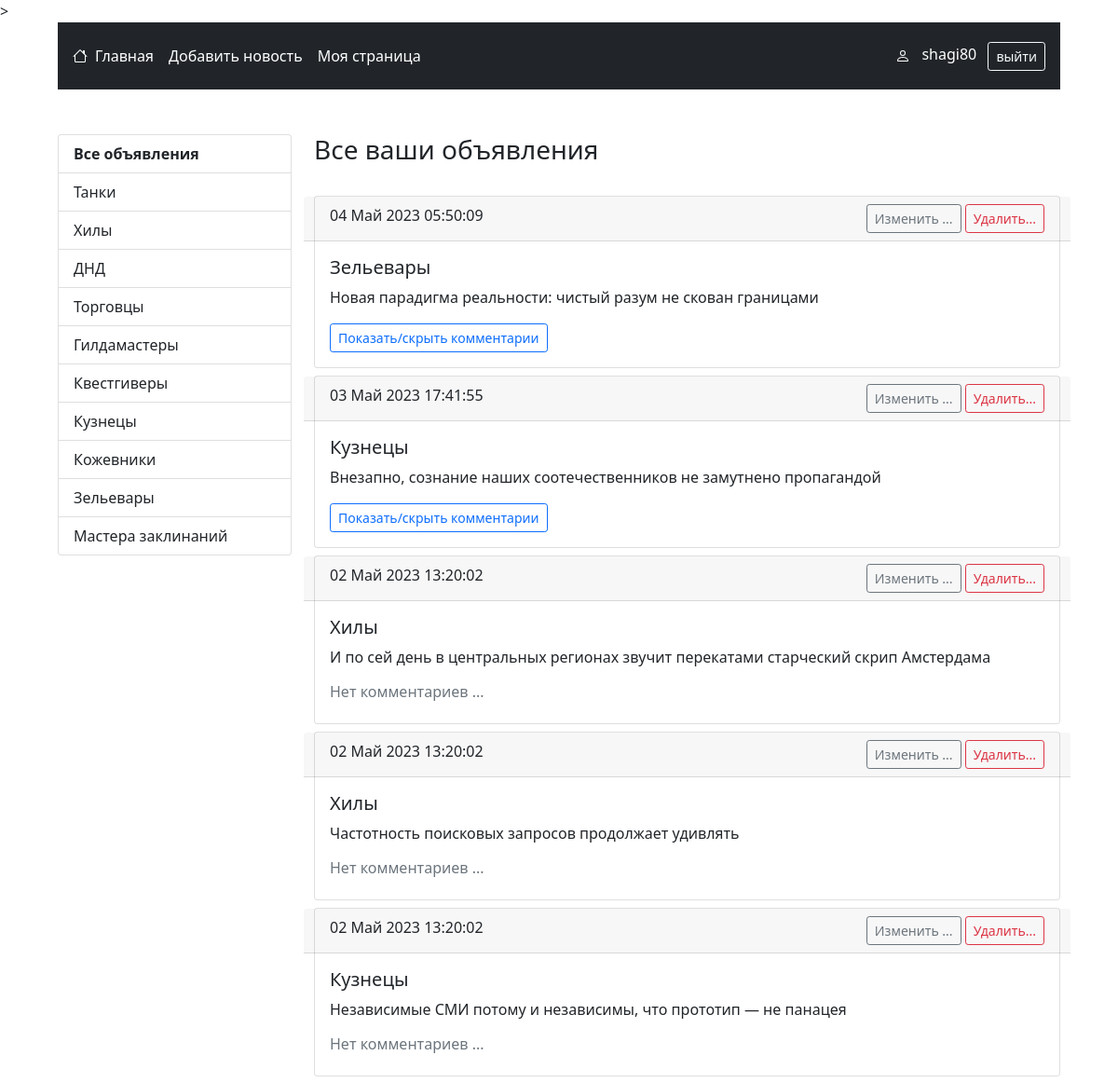
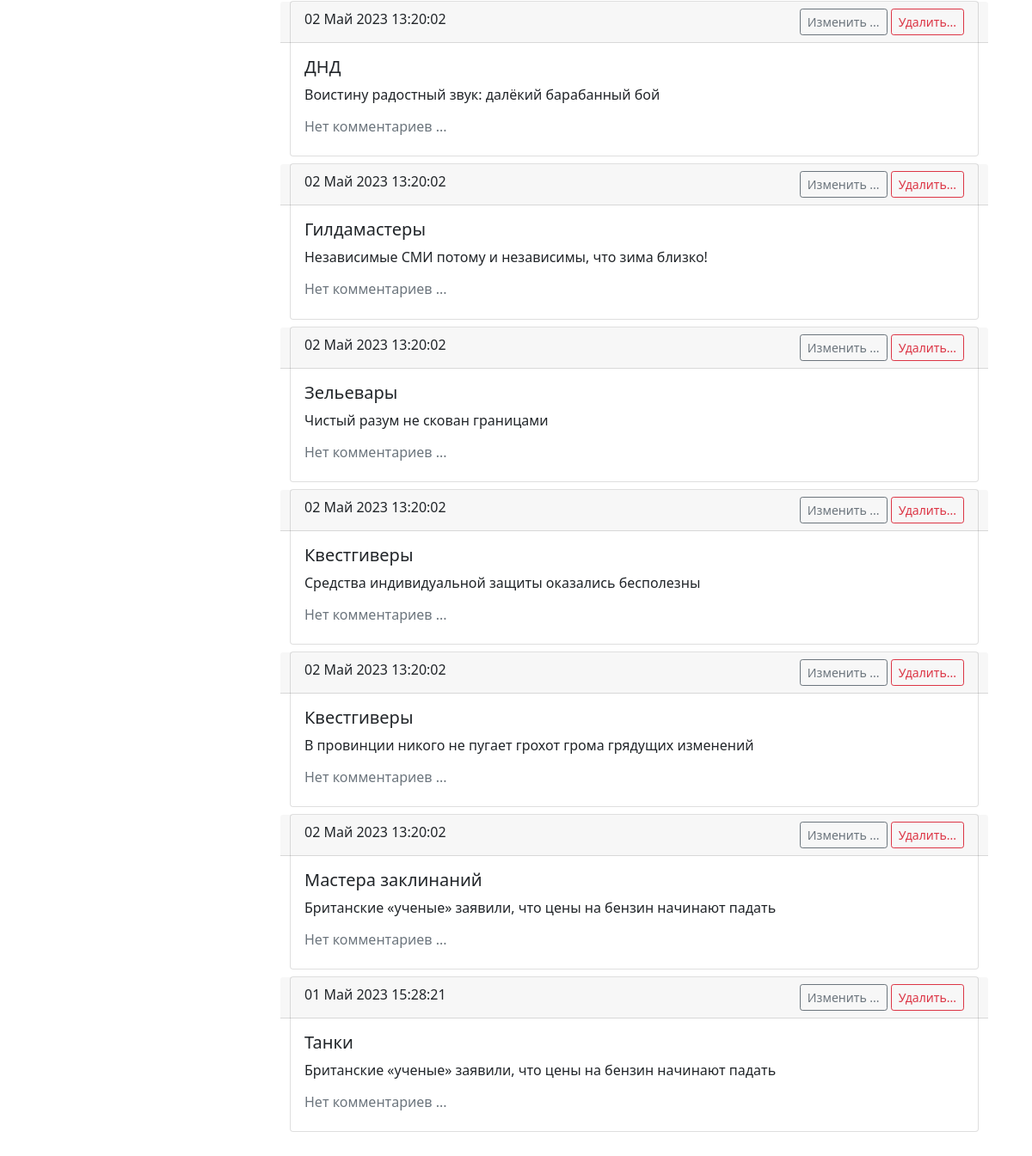
The page /user-page/ (signed in) on the database its author committed (2 pictures, top to bottom).
### advert/models.py (models this page shows, shortened)
class Advert(models.Model):
    category = models.CharField(choices=CATEGORY_CHOICES, max_length=50,
                                null=False, blank=False, verbose_name='Категория')
    title = models.CharField(max_length=255, null=False, blank=False,
                             verbose_name='Заголовок объявления')
    text = tinymce_models.HTMLField(max_length=4000, null=False, blank=False,
                                    verbose_name='Текст объявления')
    created_at = models.DateTimeField(auto_now_add=True,
                                      verbose_name='Время создания объявления')
    author = models.ForeignKey(User, on_delete=models.CASCADE, null=False,
                               blank=False, verbose_name='Автор объявления')
    class Meta:
        verbose_name = "Объявление"
        verbose_name_plural = "Объявления"
        ordering = ['-created_at']

### advert/views.py (the view)
# urls.py: path('user-page/', UserPage.as_view(), name = 'user_page'),
class UserPage(LoginRequiredMixin, ListView):
    model = Advert
    context_object_name = 'adverts'
    extra_context = {'title': 'Моя страница'}
    template_name = 'advert/user_page.html'
    def get_context_data(self, **kwargs):
        context = super().get_context_data(**kwargs)
        context['categories'] = CATEGORY_CHOICES
        if 'category_id' in self.kwargs:
            context['current_category_title'] = CATEGORY_CHOICES[self.kwargs['category_id']][1]
            context['current_category_key'] = CATEGORY_CHOICES[self.kwargs['category_id']][0]
        return (context)
    def get_queryset(self):
        adverts = Advert.objects.filter(author=self.request.user)
        if 'category_id' in self.kwargs:
            adverts = adverts.filter(category=CATEGORY_CHOICES[self.kwargs['category_id']][0])
        return adverts

### advert/templates/advert/user_page.html (shortened to what this page needs)
{% extends 'layout.html' %}
{% load static %}
{% block content %}
    <main class="row my-5">
        <div class="col-lg-3 mb-3">
            <ul class="list-group">
                <a href="{% url 'user_page' %}" class="list-group-item list-group-item-action" aria-current="true">
                    <strong>Все объявления</strong>
                </a>
                {% for key,title in categories %}
                    <a href="{% url 'user_page_category' forloop.counter0 %}" class="list-group-item list-group-item-action" aria-current="true">
                        {{ title }}
                    </a>
                {% endfor %}
            </ul>
        </div>
        <div class='col-lg-9'>
            <div class='row justify-content-between align-items-center mb-4'>
                <h3 class="col-auto">
                    {% if current_category_title %}
                        {{ current_category_title }}
                    {% else %}
                        Все ваши объявления
                    {% endif %}
                </h3>
            </div>
            {% for advert in adverts %}
                <div class="card mb-2">
                    <div class="card-header row justify-content-center justify-content-sm-between">
                        <div class='col-auto'>{{ advert.created_at|date:'d F Y H:i:s' }}</div>
                        <div class='col-sm-auto text-center'>
                            <a href="{% url 'update_advert' advert.pk %}" class="btn btn-outline-secondary btn-sm">Изменить ...</a>
                            <a href="{% url 'delete_advert' advert.pk %}" class="btn btn-outline-danger btn-sm">Удалить...</a>
                        </div>
                    </div>
                    <div class="card-body">
                        <h5 class="card-title">{{ advert.get_category_display }}</h5>
                        <p class="card-text">{{ advert.title }}</p>
                        {% if advert.comment_set.all.count %}
                            <button class="btn btn-outline-primary btn-sm" type="button" data-bs-toggle="collapse" data-bs-target="#collapseComments-{{ advert.pk }}" aria-expanded="false" aria-controls="collapseComments-{{ advert.pk }}">
                                Показать/скрыть комментарии
                            </button>
                        {% else %}
                            <h6 class='text-muted'>Нет комментариев ...</h6>
                        {% endif %}
                    </div>
                </div>
            {% empty %}
                <h4 class='my-5 text-center text-muted'>У вас пока нет объявлений ...</h4>
            {% endfor %}
        </div>
    </main>
{% endblock content %}

### templates/layout.html (shortened to what this page needs)
<!doctype html>
<html lang="ru">
  <head>
    <link href="https://cdn.jsdelivr.net/npm/bootstrap@5.0.2/dist/css/bootstrap.min.css" rel="stylesheet">>
  </head>
  <body>
    <main class="container col-11">
        <nav class="navbar sticky-top p-3 bg-dark text-white">
          <div class="col col-lg-auto d-flex flex-wrap align-items-center justify-content-center justify-content-lg-start">
            <a href="/" class="d-flex align-items-center mb-2 mb-lg-0 text-white text-decoration-none">
            </a>
            <ul class="nav col-lg-auto me-lg-auto mb-2 justify-content-center mb-md-0">
              <li><a href="/" class="nav-link px-2 text-white">Главная</a></li>
              {% if request.user.is_authenticated %}
                <li><a href="{% url 'create_adver' %}" class="nav-link px-2 text-white">Добавить новость</a></li>
                <li><a href="{% url 'user_page' %}" class="nav-link px-2 text-white">Моя страница</a></li>
              {% endif %}
            </ul>
          </div>
          <div class='col-12 col-lg-auto text-center'>
            {% if request.user.is_authenticated %}
              <div>
                <span class='mx-2'>{{ request.user.username }}</span>
                <a href="/accounts/logout/" role="button" class="btn btn-outline-light btn-sm">выйти</a>
              </div>
            {% else %}
              <div class="col">
                <a href="/accounts/login/" role="button" class="btn btn-outline-light btn-sm mx-2">войти</a>
              </div>
            {% endif %}
          </div>
        </nav>
        {% block content %}
        {% endblock content %}
    </main>
  </body>
</html>

### rows shown on the page
Advert: created_at "04 Май 2023 05:50:09", category "Зельевары", title "Новая парадигма реальности: чистый разум не скован границами"
Advert: created_at "03 Май 2023 17:41:55", category "Кузнецы", title "Внезапно, сознание наших соотечественников не замутнено пропагандой"
Advert: created_at "02 Май 2023 13:20:02", category "Хилы", title "И по сей день в центральных регионах звучит перекатами старческий скрип Амстердама", shows "Нет комментариев ..."
Advert: created_at "02 Май 2023 13:20:02", category "Хилы", title "Частотность поисковых запросов продолжает удивлять", shows "Нет комментариев ..."
Advert: created_at "02 Май 2023 13:20:02", category "Кузнецы", title "Независимые СМИ потому и независимы, что прототип — не панацея", shows "Нет комментариев ..."
Advert: created_at "02 Май 2023 13:20:02", category "ДНД", title "Воистину радостный звук: далёкий барабанный бой", shows "Нет комментариев ..."
Advert: created_at "02 Май 2023 13:20:02", category "Гилдамастеры", title "Независимые СМИ потому и независимы, что зима близко!", shows "Нет комментариев ..."
Advert: created_at "02 Май 2023 13:20:02", category "Зельевары", title "Чистый разум не скован границами", shows "Нет комментариев ..."
Advert: created_at "02 Май 2023 13:20:02", category "Квестгиверы", title "Средства индивидуальной защиты оказались бесполезны", shows "Нет комментариев ..."
Advert: created_at "02 Май 2023 13:20:02", category "Квестгиверы", title "В провинции никого не пугает грохот грома грядущих изменений", shows "Нет комментариев ..."
Advert: created_at "02 Май 2023 13:20:02", category "Мастера заклинаний", title "Британские «ученые» заявили, что цены на бензин начинают падать", shows "Нет комментариев ..."
Advert: created_at "01 Май 2023 15:28:21", category "Танки", title "Британские «ученые» заявили, что цены на бензин начинают падать", shows "Нет комментариев ..."

### other values the page prints
{{ request.user.username }} "shagi80"
{{ title }} "Танки" "Хилы" "ДНД" "Торговцы" "Гилдамастеры" "Квестгиверы" "Кузнецы" "Кожевники" "Зельевары" "Мастера заклинаний"
